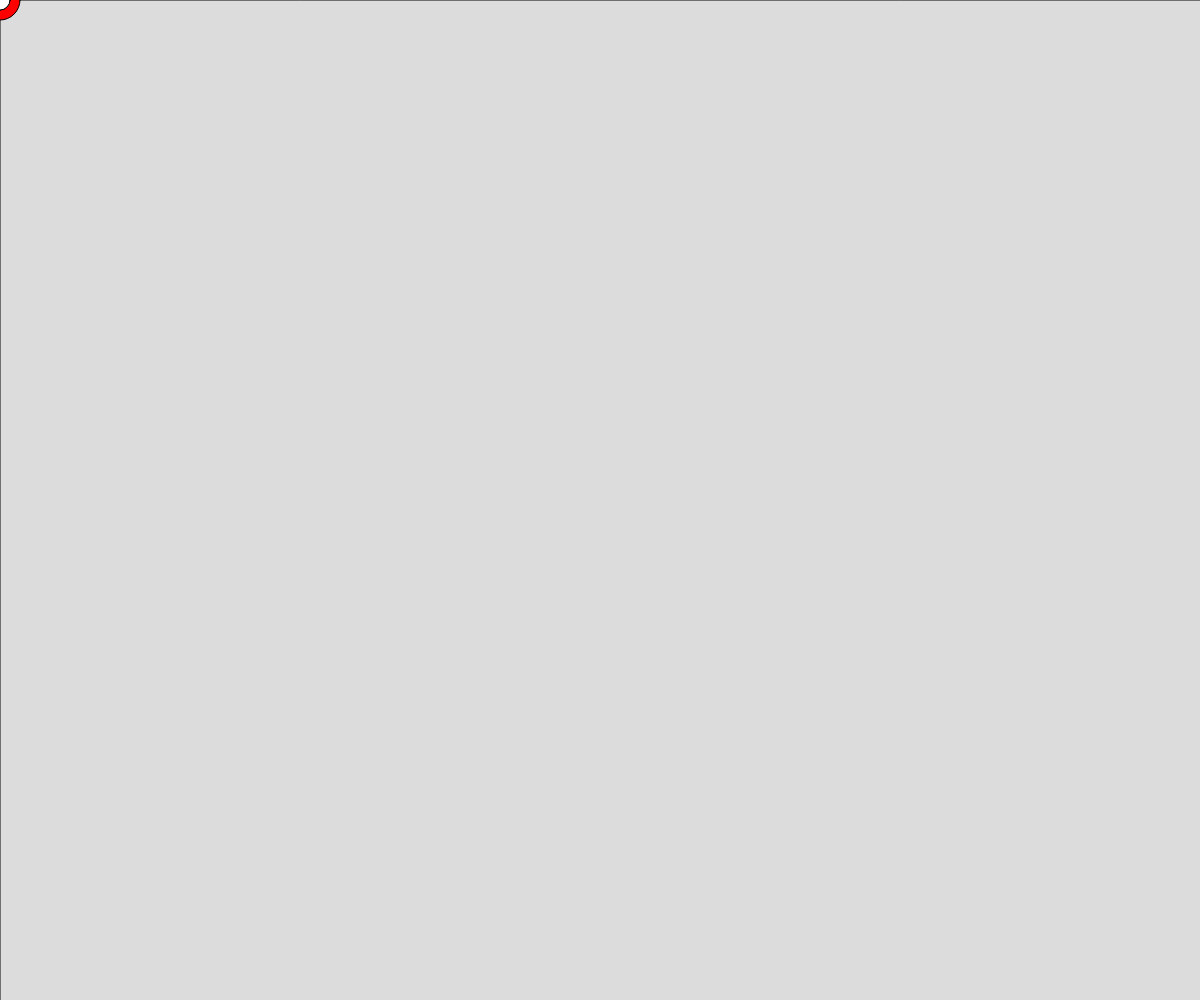
Frame 1 (no input)
Frame 60 (no input): identical to frame 1, image omitted
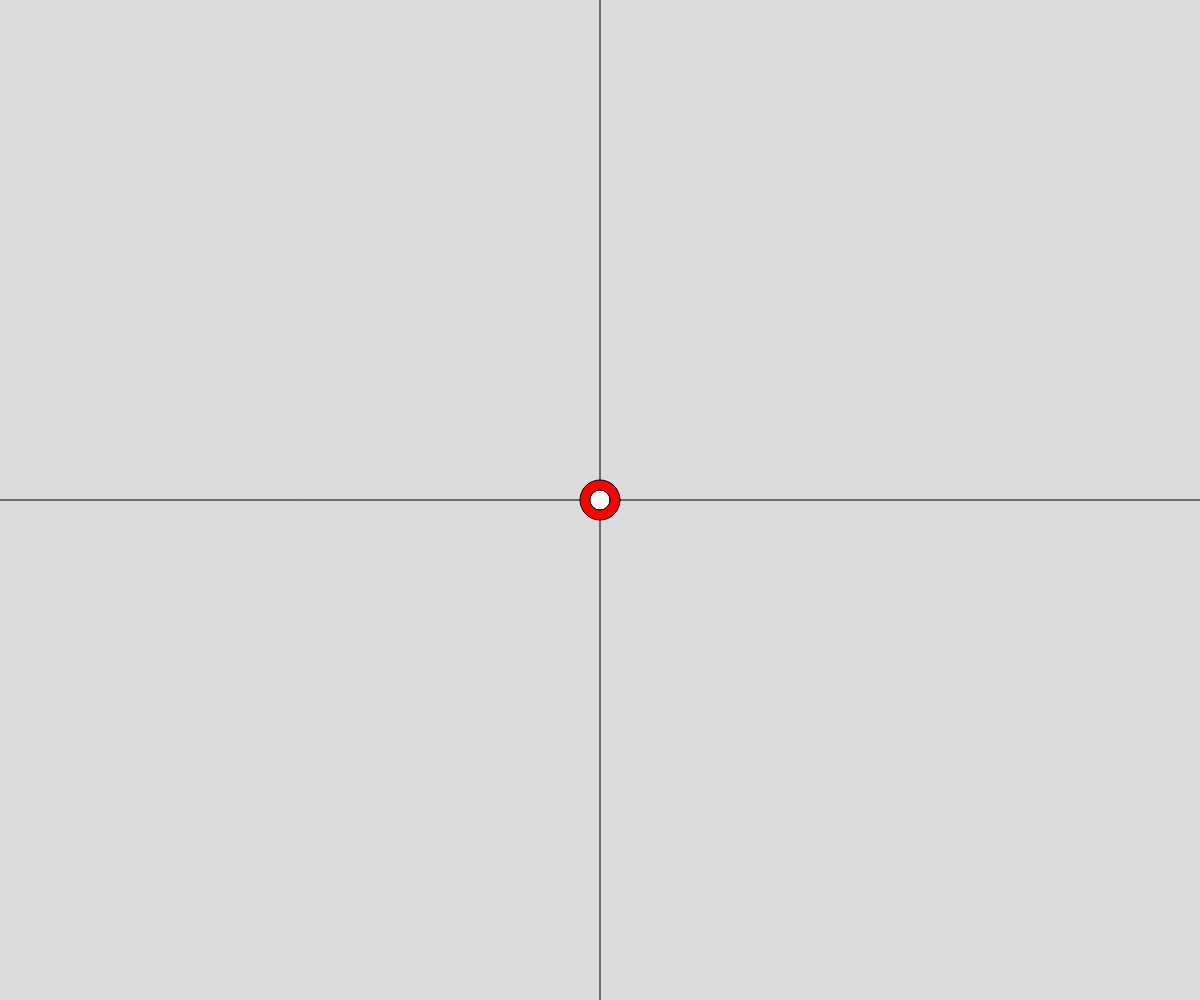
Frame 120 (the mouse pressed at the canvas centre since frame 60)

The p5.js sketch that drew these frames (run headless with seeded random() and noise() and a simulated clock; from frame 60 on, the mouse is pressed at the canvas centre):

// p5.js sketch
// ── sketch.js
function setup() {
    createCanvas(windowWidth, windowHeight);
    noCursor();
}

function draw() {
    background(220);

    line(mouseX, 0, mouseX, windowHeight);
    line(0, mouseY, windowWidth, mouseY);

    let d = windowWidth/30;

    for(let i = 0; i < 4; i++)   {
        switch(i)   {
            case 0:
            case 2:
                fill(255, 0, 0);
                circle(mouseX, mouseY, d);
                break;
            case 1:
            case 3:
                fill(255, 255, 255);
                circle(mouseX, mouseY, d);
                break;
        default:
            break;
        }
        //console.log("draw circle " + i + " of size " + d);
        d -= 20;
    }
}
